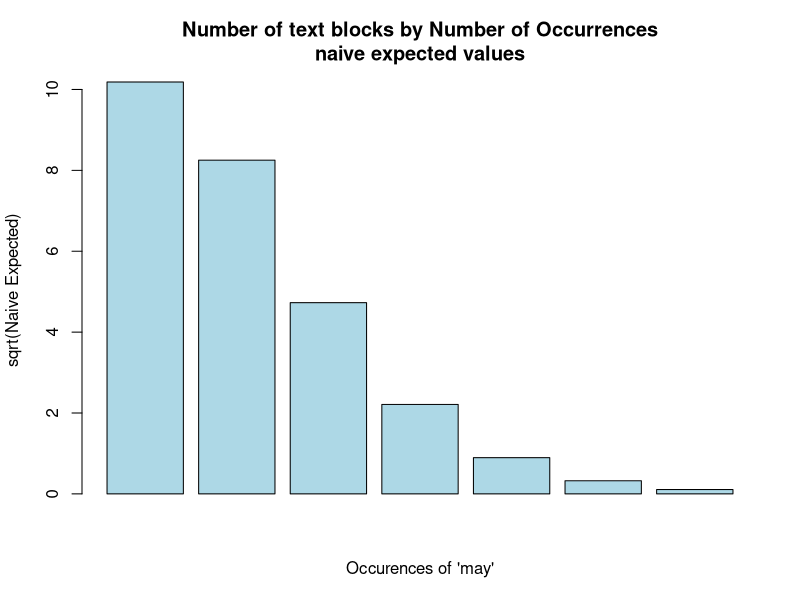
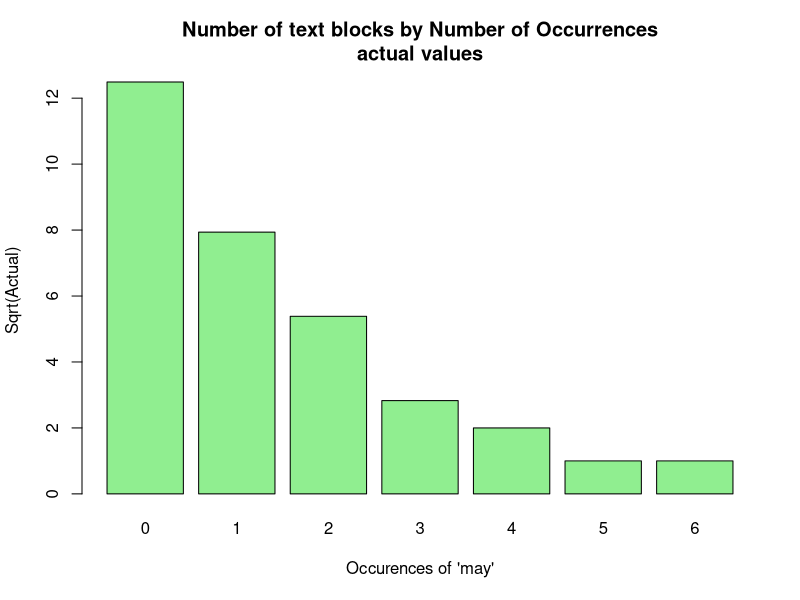
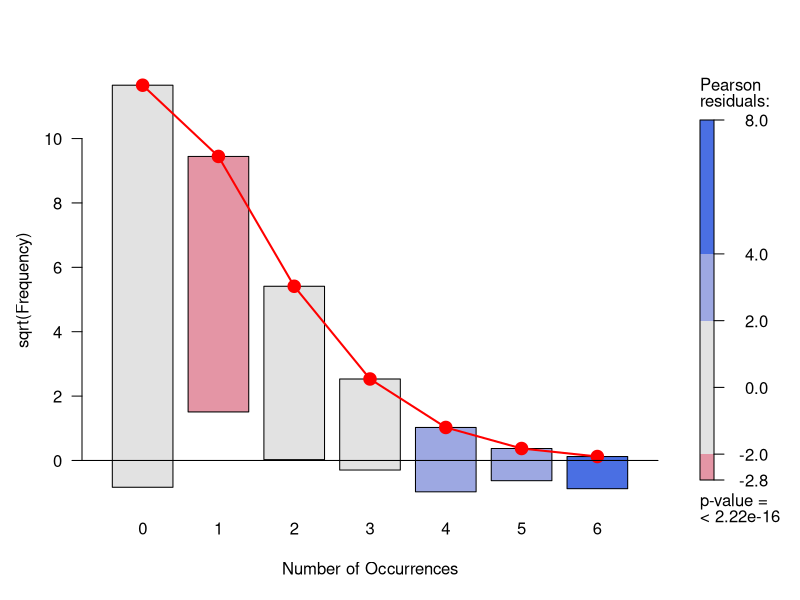
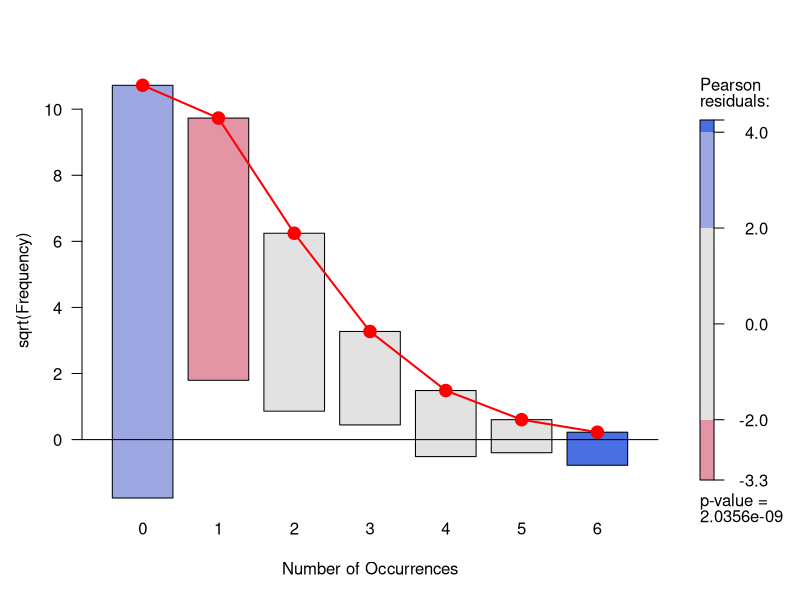
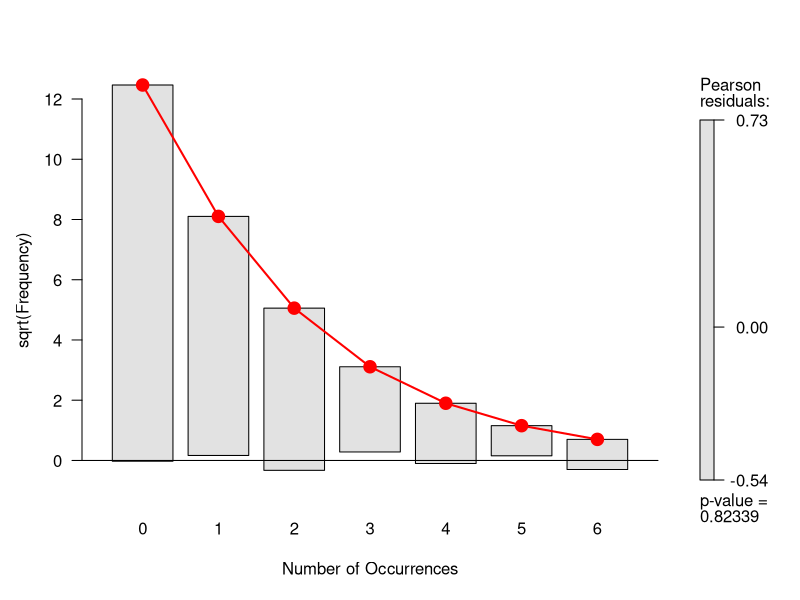
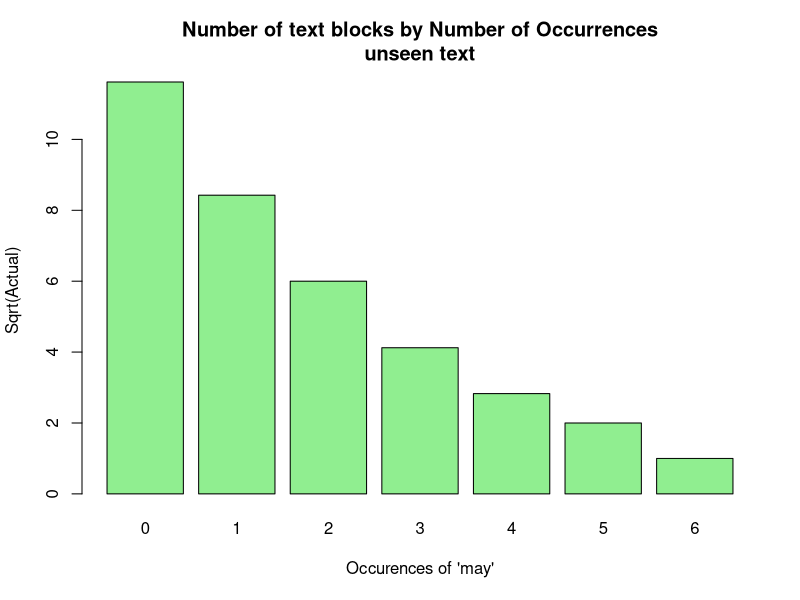
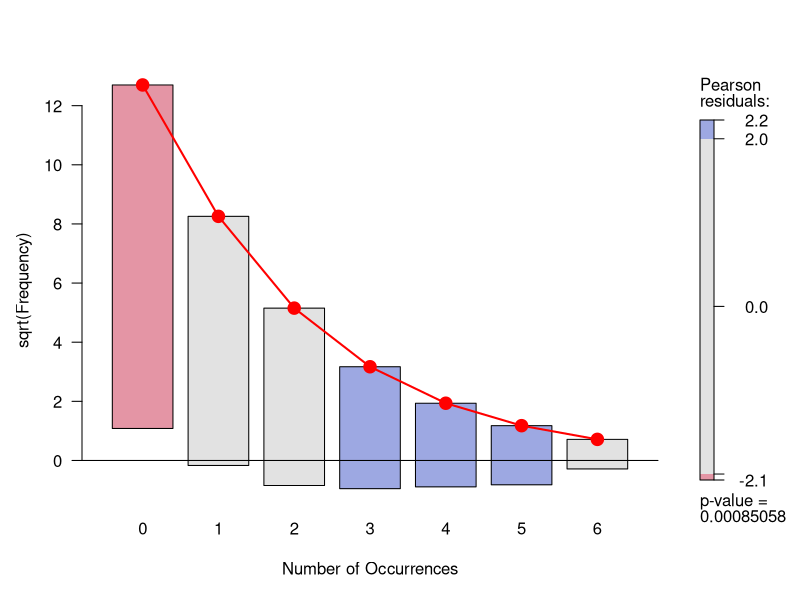
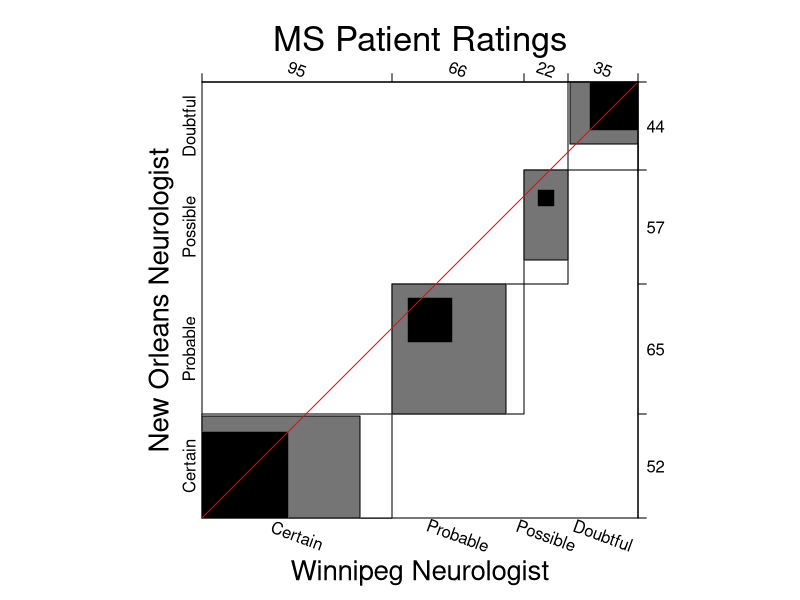

Generate these figures, in order, with R:
## ---- chunk 1
knitr::opts_chunk$set(warning = FALSE
                      , message = FALSE
                      )

knitr::opts_template$set(
  fig.wide = list(fig.height = 4.5, fig.width = 8, fig.align='center')
  , fig.wideX = list(fig.height = 3, fig.width = 9, fig.align='center')
  , fig.relaxed = list(fig.height = 6, fig.width = 8, fig.align='center')
  , fig.tile = list(fig.height = 3, fig.width = 3, fig.align='center')
)
## ---- chunk 2
library(knitr)
library(vcd)
library(vcdExtra)
library(ca)
## ---- chunk 3
data("Federalist", package = "vcd")
Federalist
sum(Federalist) # number of blocks
sum(expand.dft(as.data.frame(Federalist))$nMay) # number of occurences
mean(expand.dft(as.data.frame(Federalist))$nMay)
var(expand.dft(as.data.frame(Federalist))$nMay)
## ---- chunk 4
barplot(sqrt(200 * dpois(0:6, mean(expand.dft(as.data.frame(Federalist))$nMay)
))
        , main = "Number of text blocks by Number of Occurrences\nnaive expected values"
        , ylab = "sqrt(Naive Expected)"
        , xlab = "Occurences of 'may'"
        , col = "lightblue")
## ---- chunk 5
barplot(sqrt(Federalist)
        , main = "Number of text blocks by Number of Occurrences\nactual values"
        , xlab = "Occurences of 'may'"
        , ylab = "Sqrt(Actual)"
        , col = "lightgreen"
)
## ---- chunk 6
Fed_fit0 <- goodfit(Federalist, type = "poisson")
# This will show the rate parameter, estimated by Maximum Likelihood
# This estimate is the same as the naive mean. This is to be expected when fitting a poisson.
unlist(Fed_fit0$par)

# This will show a Chi-Square Goodness of fit test against the expected values of a poisson distribution with this parameter
summary(Fed_fit0)
## ---- chunk 7
plot(Fed_fit0, type = "hanging", shade = TRUE)
## ---- chunk 8
Fed_fit0 <- goodfit(Federalist, type = "poisson", method = "MinChisq")
# This has found a different value for the rate parameter.
unlist(Fed_fit0$par)

# This will show a Chi-Square Goodness of fit test against the expected values of a poisson distribution with this parameter
summary(Fed_fit0)
## ---- chunk 9
plot(Fed_fit0, type = "hanging", shade = TRUE)
## ---- chunk 10
Fed_fit1 <- goodfit(Federalist, type = "nbinomial")
# This will show the rate and dispersion parameters, estimated by Maximum Likelihood
# prob is the rate. Here it's very close to the poisson mean
# size is the dispersion
unlist(Fed_fit1$par)
summary(Fed_fit1)

plot(Fed_fit1, type = "hanging", shade = TRUE)
## ---- chunk 11
# Some dummy data
nonFederalist <- structure(c(135L, 71L, 36L, 17L, 8L, 4L, 1L), .Dim = 7L, .Dimnames = structure(list(
    c("0", "1", "2", "3", "4", "5", "6")), .Names = "nMay"), class = "table")
nonFederalist
sum(nonFederalist) # number of blocks
sum(expand.dft(as.data.frame(nonFederalist))$nMay) # number of occurences
mean(expand.dft(as.data.frame(nonFederalist))$nMay)
var(expand.dft(as.data.frame(nonFederalist))$nMay)
barplot(sqrt(nonFederalist)
        , main = "Number of text blocks by Number of Occurrences\nunseen text"
        , xlab = "Occurences of 'may'"
        , ylab = "Sqrt(Actual)"
        , col = "lightgreen"
)
## ---- chunk 12
# we pass in our fitted parameter list this time
Fed_fit3 <- goodfit(nonFederalist, type = "nbinomial", par = Fed_fit1$par)
summary(Fed_fit3)
## ---- chunk 13
plot(Fed_fit3, type = "hanging", shade = TRUE)
## ---- chunk 14
# combine results from two cities (same raters are involved in all cases)
MSP <- margin.table(MSPatients, 1:2)
## ---- chunk 15
margin.table(MSP, 2)
props <- prop.table(margin.table(MSP, 2))
props

# The baseline accuracy is
props[which(props == max(props))]
## ---- chunk 16
# basic accuracy
sum(diag(MSP))/sum(MSP)
## ---- chunk 17
MSP
## ---- chunk 18
# cohen's kappa - the function in the vcd package provides weights and confidence intervals for this statistic
confint(Kappa(MSP, weights = "Fleiss-Cohen"))
## ---- chunk 19
op <- par(mar = c(4, 3, 4, 1) + .1)
B <- agreementplot(MSP
                   , main = "MS Patient Ratings"
                   , xlab_rot = -20
)
## ---- chunk 20
# ignore this
par(op)
## ---- chunk 21
unlist(B)[1 : 2]
## ---- chunk 22
hr_desc <- data.frame(No=1:3
                      , Name=c("Hair", "Eye", "Sex")
                      , Levels=c("Black, Brown, Red, Blond", "Brown, Blue, Hazel, Green", "Male, Female"))
kable(hr_desc)
## ---- chunk 23
haireye <- margin.table(HairEyeColor, 1:2)
haireye <- as.table(haireye[, c("Brown", "Hazel", "Green", "Blue")])
haireye
## ---- chunk 24
chisq.test(haireye)
## ---- chunk 25
expected = independence_table(haireye)
round(expected, 1)

mosaic(expected
      , shade = TRUE
      , main="Expected frequencies"
      , labeling = labeling_values
      , value_type = "expected"
      , gp_text = gpar(fontface = 1))
## ---- chunk 26
mosaic(haireye
      , gp = shading_Friendly # shade = TRUE
      , main="Actual frequencies"
      , labeling = labeling_values
      , value_type = "observed"
      , gp_text = gpar(fontface = 1)
      , rot_labels = c(top = -20))
## ---- chunk 27
HEC <- HairEyeColor[, c("Brown", "Hazel", "Green", "Blue"), ]
mosaic(HEC
      , gp = shading_Friendly # shade = TRUE
      , main="Actual frequencies"
      , labeling = labeling_values
      , value_type = "observed"
      , gp_text = gpar(fontface = 1), rot_labels = c(right = -45)) 
## ---- chunk 28
tv_desc <- data.frame(No=1:3
                      , Name=c("Day", "Time", "Network")
                      , Levels=c("Monday, Tuesday, Wednesday, Thursday, Friday", "8, 9, 10", "ABC, CBS, NBC"))
kable(tv_desc)
## ---- chunk 29
data("TV", package = "vcdExtra")
# The original data is collected in 15 minutes slices.

# Convert 3-D array to a frequency data frame
# This has a row for each cell of the array
# and a new column for the cell value
TV.df <- as.data.frame.table(TV)

# Convert it into hourly slices
levels(TV.df$Time) <- rep(c("8", "9", "10"), c(4,4,3))

# Convert frequency data back to 3-D array, now with just 3 time levels
TV3 <- xtabs(Freq~Day+Time+Network, TV.df)
## ---- chunk 30
# create a multiple correspondence analysis
TV3.mca <- mjca(TV3)

# the plot function uses all base R plot stuff
# but needs a bit of manipulation
cols <- c("blue", "black", "red")

# "blank plot"
res <- plot(TV3.mca, labels=0, pch='.', cex.lab=1.2)

# combine Dims, factor names and levels
coords <- data.frame(res$cols, TV3.mca$factors)

# hard-coded from known number of levels
# day, time, network
nlev <- c(5,3,3)

# everything needs to be in semantic order
coords <- coords[ order(coords[,"factor"], coords[,"level"]), ]
# quick fix for ordering e.g. day of week, not alphabetical
coords$order <- c(5, 1, 4, 2, 3, 6, 7, 8, 11, 9, 10)
coords <- coords[order(coords[, "order"]), ]

# place the points with separate plot chars and colours
points(coords[,1:2], pch=rep(16:18, nlev), col=rep(cols, nlev), cex=1.2)

# place the text
pos <- c(1,4,3)
text(coords[,1:2], labels=coords$level, col=rep(cols, nlev), pos=rep(pos,nlev), cex=1.1, xpd=TRUE)

# join things in sequence
lines(Dim2 ~ Dim1, data=coords, subset=factor=="Day", lty=1, lwd=1, col="blue")
lines(Dim2 ~ Dim1, data=coords, subset=factor=="Time",  lty=1, lwd=1, col="red")

# add segement from the origin to channels
nw <- subset(coords, factor=="Network")
segments(0, 0, nw[,"Dim1"], nw[, "Dim2"], col = "black", lwd = 0.5, lty = 3)

# add a legend
legend("topright", legend=c("Day", "Network", "Time"),
       title="Factor", title.col="black",
       col=cols, text.col=cols, pch=16:18,
       bg="gray95")
## ---- chunk 31
margin.table(TV3, 1)
margin.table(TV3, c(1, 3))
## ---- chunk 32
margin.table(TV3, 2)
t(TV3[4,,]) # Thursday
## ---- chunk 33
# Flatten to 2-D by stacking Time onto Network
# Note: The data shaping choice here controls the specifics of the analysis.
TV3s <- as.matrix(structable(Network~Time+Day, TV3))

# Create the Correspondence Analysis objects
TV3s.ca <- ca(TV3s)

# Generate the plot
res <- plot(TV3s.ca)
# add some segments from the origin to make things clearer
segments(0, 0, res$cols[,1], res$cols[,2], col = "red", lwd = 1)
segments(0, 0, res$rows[,1], res$rows[,2], col = "blue", lwd = 0.5, lty = 3)
## ---- chunk 34
t(TV3[1,,]) # Monday
TV3[,2,1] # Every day, 9pm, ABC
